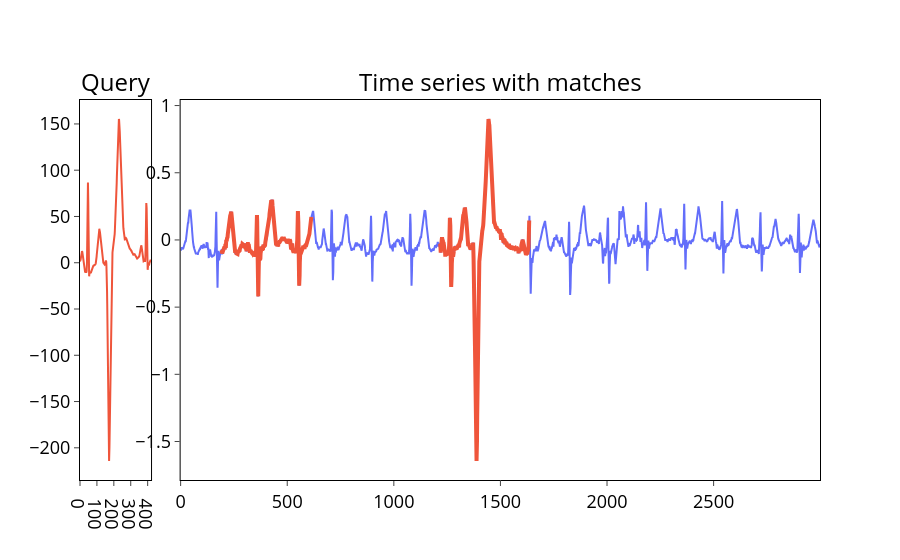

The cell this chart's notebook holds for it:
### Markdown cell above
Напишите функцию `plot_bestmatch_results()` в модуле *plots.py* для визуализации найденных $topK$ похожих подпоследовательностей временного ряда на образец поиска. За основу возьмите функцию `plot_bestmatch_data()` и добавьте отображение найденных подпоследовательностей, выделив их тем же цветом, что и образец поиска.

### Code cell
plot_bestmatch_results(ts, query, naive_bestmatch_results)

### Figure 1 — Plotly figure (JSON) as saved in the notebook; plotly's stock layout.template omitted (floating-point values rounded to 4 significant figures; data arrays with more than 128 entries replaced by an {"elided": "..."} marker saying what was removed)
{"data": [{"line": {"color": "#EF553B"}, "x": {"elided": "421 int values"}, "y": {"elided": "421 float values"}, "type": "scatter", "xaxis": "x", "yaxis": "y"}, {"line": {"color": "#636EFA"}, "name": "Time series", "x": {"elided": "3000 int values"}, "y": {"elided": "3000 float values"}, "type": "scatter", "xaxis": "x2", "yaxis": "y2"}, {"line": {"color": "#EF553B", "width": 4}, "showlegend": false, "x": {"elided": "421 int values"}, "y": {"elided": "421 float values"}, "type": "scatter", "xaxis": "x2", "yaxis": "y2"}, {"line": {"color": "#EF553B", "width": 4}, "showlegend": false, "x": {"elided": "421 int values"}, "y": {"elided": "421 float values"}, "type": "scatter", "xaxis": "x2", "yaxis": "y2"}], "layout": {"xaxis": {"anchor": "y", "domain": [0.0, 0.096], "tickfont": {"size": 18, "color": "black"}, "showgrid": false, "linecolor": "#000", "ticks": "outside", "linewidth": 1, "tickwidth": 1, "mirror": true}, "yaxis": {"anchor": "x", "domain": [0.0, 1.0], "tickfont": {"size": 18, "color": "black"}, "showgrid": false, "linecolor": "#000", "ticks": "outside", "zeroline": false, "linewidth": 1, "tickwidth": 1, "mirror": true}, "xaxis2": {"anchor": "y2", "domain": [0.136, 1.0], "tickfont": {"size": 18, "color": "black"}, "showgrid": false, "linecolor": "#000", "ticks": "outside", "linewidth": 1, "tickwidth": 1, "mirror": true}, "yaxis2": {"anchor": "x2", "domain": [0.0, 1.0], "tickfont": {"size": 18, "color": "black"}, "showgrid": false, "linecolor": "#000", "ticks": "outside", "zeroline": false, "linewidth": 1, "tickwidth": 1, "mirror": true}, "annotations": [{"font": {"size": 24, "color": "black"}, "showarrow": false, "text": "Query", "x": 0.048, "xanchor": "center", "xref": "paper", "y": 1.0, "yanchor": "bottom", "yref": "paper"}, {"font": {"size": 24, "color": "black"}, "showarrow": false, "text": "Time series with matches", "x": 0.568, "xanchor": "center", "xref": "paper", "y": 1.0, "yanchor": "bottom", "yref": "paper"}], "title": {"x": 0.5}, "plot_bgcolor": "rgba(0,0,0,0)", "paper_bgcolor": "rgba(0,0,0,0)", "showlegend": false}}
